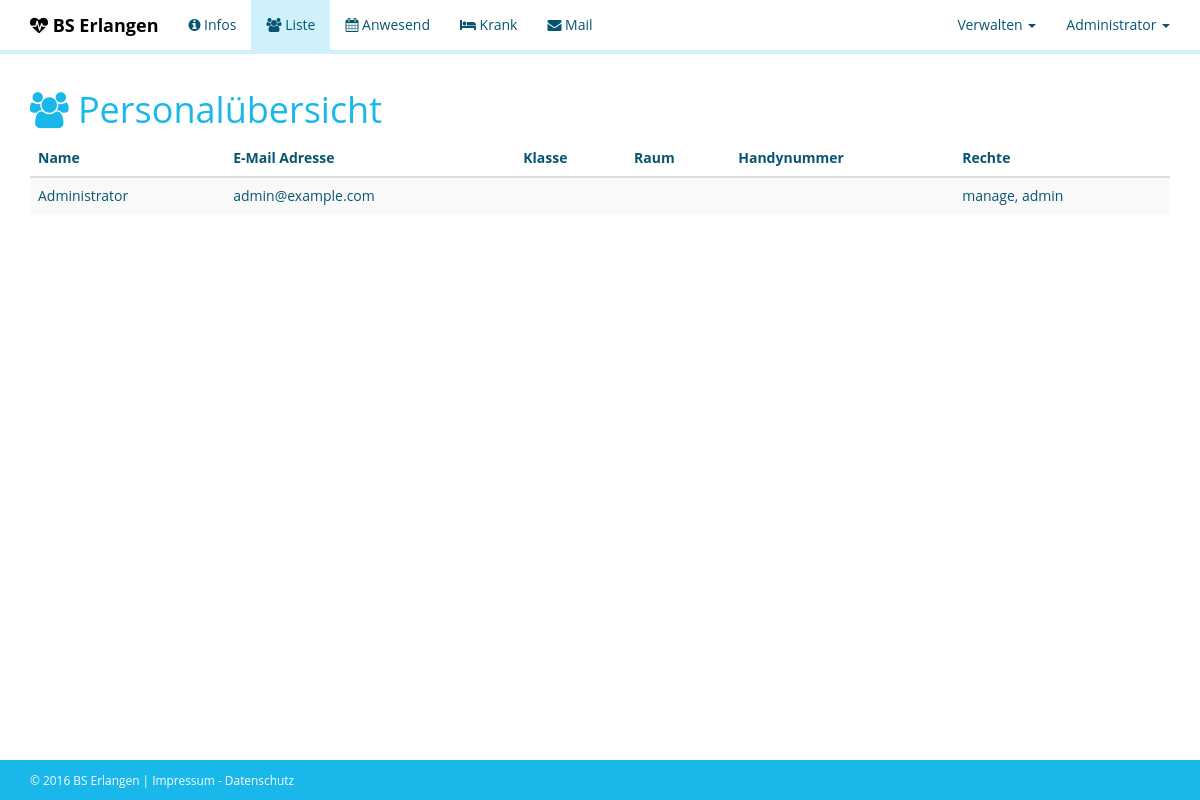
The app's page /?p=list (signed in) with its own data.
### tables this page shows
CREATE TABLE users (
	  usr_id             INT(11)       NOT NULL  AUTO_INCREMENT
	, usr_email          VARCHAR(100)  NOT NULL
	, usr_name           VARCHAR(100)  NOT NULL
	, usr_password       VARCHAR(255)  NOT NULL
	, usr_mobile         VARCHAR(30)
	, usr_class          VARCHAR(20)
	, usr_room           VARCHAR(20)
	, usr_qualification  TEXT
	, usr_permissions    VARCHAR(255)
	, PRIMARY KEY (usr_id)
	, UNIQUE KEY (usr_email)
) COMMENT='Initial Account is admin@example.com - p@ssw0rd';

### php/contents/load.php (called while the page is built, shortened)
<?php
$p = isset($_GET['p']) ? trim($_GET['p']) : 'default';
switch ($p)
{
	case 'list':
		include_once __DIR__.'/list.php';
		break;
}
?>

### php/includes/database.php (called while the page is built, shortened)
<?php
class Database {
	private $conn;
	function __construct()
	{
		global $config;
		$this->conn = new PDO('mysql:dbname='.$config['db_name'].';host='.$config['db_host'].';port='.$config['db_port'].';charset=utf8', $config['db_user'], $config['db_pass']);
		$this->conn->setAttribute(PDO::ATTR_PERSISTENT, true);
		$this->conn->setAttribute(PDO::ATTR_ERRMODE, PDO::ERRMODE_EXCEPTION);
		$this->conn->query("SET lc_time_names = 'de_DE';");
	}
	public function getUserList($order = 'name', $descending = false)
	{
		$sql = "SELECT
	  usr_id            AS id
	, usr_name          AS name
	, usr_email         AS email
	, usr_class         AS class
	, usr_room          AS room
	, usr_mobile        AS mobile
	, usr_qualification AS qualification
	, usr_permissions   AS permissions
FROM
	users
ORDER BY
	";
		switch ($order)
		{
			case 'name':
				$sql .= "usr_name";
				break;
		}
		$sql .= ";";
		$stmt = $this->conn->prepare($sql);
		$stmt->execute();
		$res = array();
		foreach ($stmt->fetchAll(PDO::FETCH_OBJ) as $el)
		{
			$el->permissions = explode(',', $el->permissions);
			$res[] = $el;
		}
		return $res;
	}
}
?>

### php/includes/include.php (called while the page is built, shortened)
<?php
require_once DIR.'/php/includes/database.php';
require_once DIR.'/php/includes/menu.php';
require_once DIR.'/php/includes/page.php';
$db = new Database();
?>

### php/contents/list.php (the view, shortened to what this page needs)
<?php
$content = '
<h1><span class="fa fa-users"></span> Personalübersicht</h1>
<table class="table table-striped">
	<thead>
		<tr>
			<th>Name</th>
			<th>E-Mail Adresse</th>
			<th>Klasse</th>
			<th>Raum</th>
			';
			if (in_array('manage', $_SESSION['permissions']))
			{
				$content .= '<th>Handynummer</th>';
			}
			if (in_array('admin', $_SESSION['permissions']))
			{
				$content .= '<th>Rechte</th>';
			}
			$content.= '
		</tr>
	</thead>
	<tbody>';
	foreach ($db->getUserList() as $user)
	{
		$content .= '
		<tr>
			<td>'.$user->name.'</td>
			<td>'.$user->email.'</td>
			<td>'.$user->class.'</td>
			<td>'.$user->room.'</td>
			';
			if (in_array('manage', $_SESSION['permissions']))
			{
				$content .= '<td>'.$user->mobile.'</td>';
			}
			if (in_array('admin', $_SESSION['permissions']))
			{
				$content .= '<td>'.implode(', ', $user->permissions).'</td>';
			}
			$content .= '
		</tr>
		';
	}
	$content .= '
	</tbody>
</table>
';
?>

### records on screen
users: usr_name "Administrator", usr_email "admin@example.com", permissions "manage, admin"

### other values on screen
$page "BS Erlangen © 2016 BS Erlangen | Impressum - Datenschutz"
$this->name "Infos Liste Anwesend Krank Mail"
$this->name "Verwalten Administrator"
